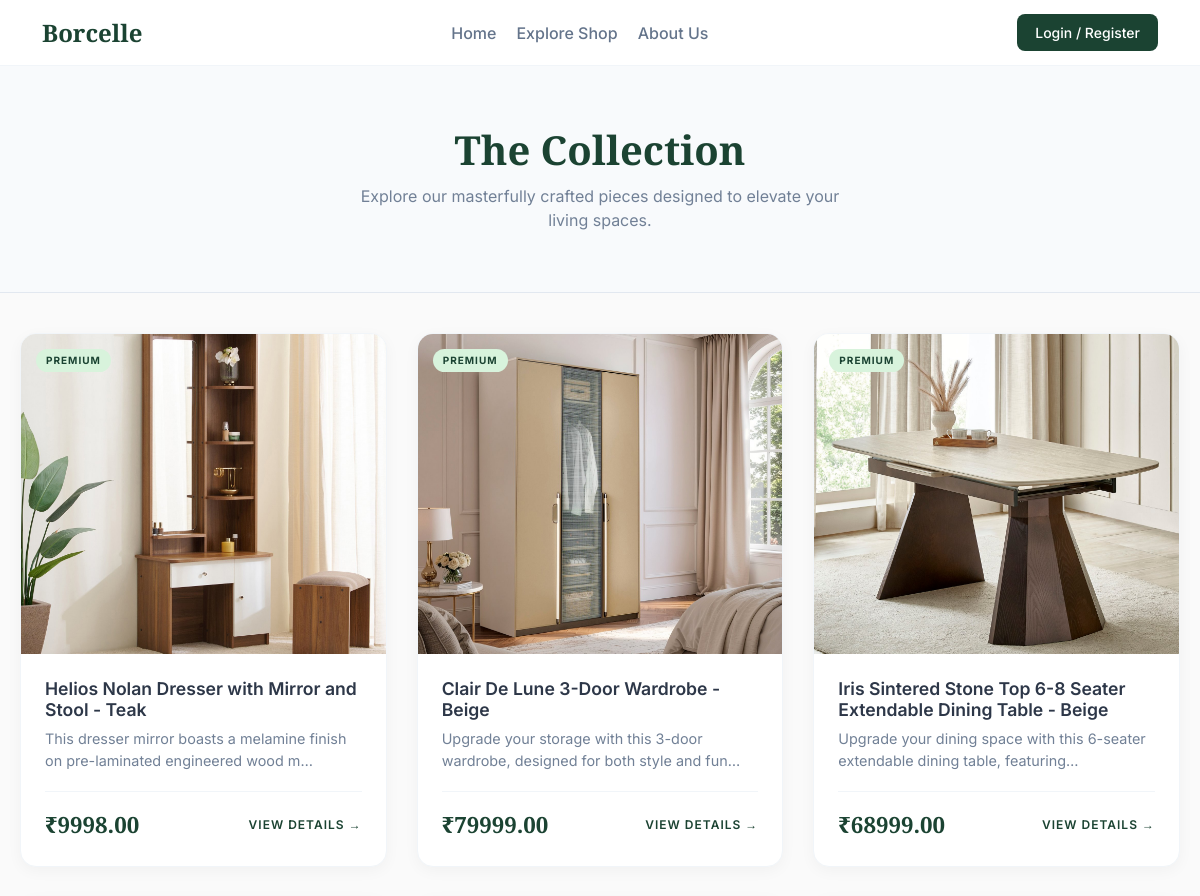
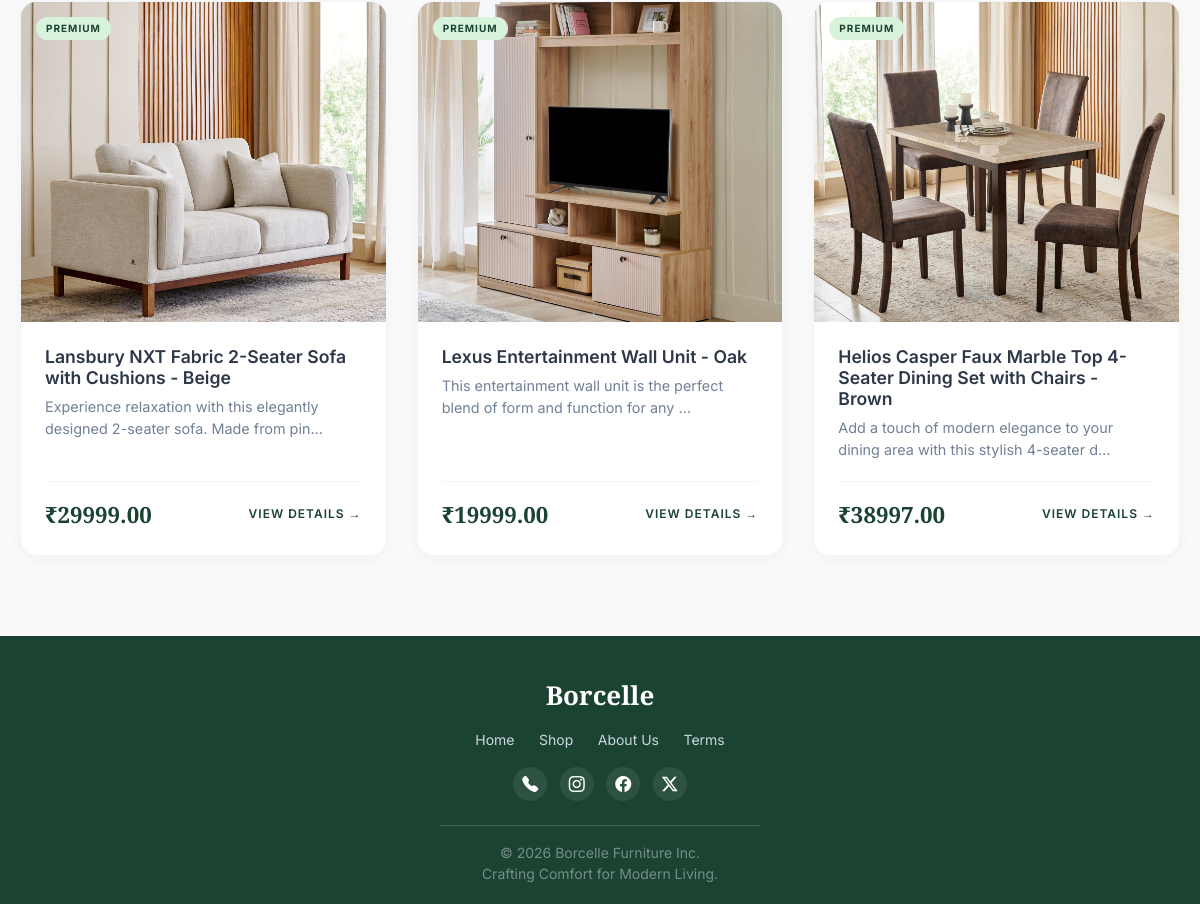
Screenshot of /guestproducts/ with the database file from the repository (2 pictures, top to bottom).
### adminApp/models.py (models this page shows)
class Product(models.Model):
    ProductId = models.AutoField(primary_key=True)
    ProductName = models.CharField(max_length=200)
    ProductDescription = models.TextField()
    ProductImage = models.ImageField(upload_to='products/', null=True, blank=True)
    ProductPrice = models.DecimalField(max_digits=10, decimal_places=2)
    stock = models.IntegerField(default=0)
    category = models.ForeignKey(Category, on_delete=models.CASCADE, related_name='products')

### guestApp/views.py (the view)
def productsList(request):
    product_details = Product.objects.all()
    return render(request, 'Guest/products.html', {
        'product_details': product_details,
        'action': 'list'
    })

### templates/Guest/products.html (shortened to what this page needs)
{% extends "guestHeaderFooter.html" %}
{% block content %}
{% if action == 'list' %}
<div class="guest-shop-header">
  <h1>The Collection</h1>
  <p>Explore our masterfully crafted pieces designed to elevate your living spaces.</p>
</div>
{% if product_details %}
<div class="guest-product-grid">
 {% for product in product_details %}
    <a href="{% url 'login' %}" class="g-prod-card" style="text-decoration: none; color: inherit;">
        <div class="g-prod-img">
            <div class="g-prod-badge">Premium</div>
            <img src="{{ product.ProductImage.url }}" alt="{{ product.ProductName }}">
        </div>
        <div class="g-prod-info">
            <h3>{{ product.ProductName }}</h3>
            <p>{{ product.ProductDescription|truncatechars:80 }}</p>
            <div class="g-prod-footer">
                <div class="g-prod-price">₹{{ product.ProductPrice }}</div>
                <div class="g-prod-btn">View Details &rarr;</div>
            </div>
        </div>
    </a>
{% endfor %}
</div>
{% else %}
<div class="empty-state">
  <h3>No products available currently.</h3>
  <p>Please check back later as we update our collection.</p>
</div>
{% endif %}
{% endif %}
{% endblock %}

### templates/guestHeaderFooter.html (style rules this page uses)
:root { --b-green: #1b4332; --nav-text: #64748b; }
body { font-family: 'Inter', sans-serif; background: #fafafa; min-height: 100vh; display: flex; flex-direction: column; margin: 0; }

### templates/Guest/products.html (style rules this page uses)
.guest-shop-header { text-align: center; padding: 60px 20px; background: #f8fafc; border-bottom: 1px solid #e2e8f0; margin-bottom: 40px; }
.guest-shop-header h1 { font-family: 'Playfair Display', serif; font-size: 2.5rem; color: #1b4332; font-weight: 700; margin-bottom: 10px; }
.guest-shop-header p { color: #718096; max-width: 500px; margin: 0 auto; }
.guest-product-grid { padding: 0 20px 80px; display: grid; grid-template-columns: repeat(auto-fill, minmax(280px, 1fr)); gap: 30px; max-width: 1200px; margin: 0 auto; }
.g-prod-card { background: #fff; border-radius: 16px; overflow: hidden; box-shadow: 0 4px 15px rgba(0,0,0,0.04); border: 1px solid #f1f5f9; display: flex; flex-direction: column; text-decoration: none; transition: transform 0.3s, box-shadow 0.3s; }
.g-prod-img { height: 320px; background: #f8fafc; overflow: hidden; position: relative; }
.g-prod-img img { width: 100%; height: 100%; object-fit: cover; transition: transform 0.6s ease; }
.g-prod-badge { position: absolute; top: 15px; left: 15px; background: #d8f3dc; color: #1b4332; font-size: 10px; font-weight: 700; padding: 4px 10px; border-radius: 20px; text-transform: uppercase; letter-spacing: 1px; }
.g-prod-info { padding: 24px; flex: 1; display: flex; flex-direction: column; }
.g-prod-info h3 { font-size: 1.1rem; color: #2d3748; font-weight: 600; margin-bottom: 8px; }
.g-prod-info p { font-size: 0.9rem; color: #718096; flex: 1; margin-bottom: 20px; line-height: 1.5; }
.g-prod-footer { display: flex; justify-content: space-between; align-items: center; border-top: 1px solid #f1f5f9; padding-top: 16px; }
.g-prod-price { font-family: 'Playfair Display', serif; font-size: 1.4rem; font-weight: 700; color: #1b4332; }
.g-prod-btn { font-size: 12px; font-weight: 600; color: #1b4332; text-transform: uppercase; letter-spacing: 1px; }

### rows the page displays
Product: ProductImage (picture), ProductName "Helios Nolan Dresser with Mirror and Stool - Teak", ProductDescription "This dresser mirror boasts a melamine finish on pre-laminated engineered wood m…", ProductPrice "9998.00"
Product: ProductImage (picture), ProductName "Clair De Lune 3-Door Wardrobe - Beige", ProductDescription "Upgrade your storage with this 3-door wardrobe, designed for both style and fun…", ProductPrice "79999.00"
Product: ProductImage (picture), ProductName "Iris Sintered Stone Top 6-8 Seater Extendable Dining Table - Beige", ProductDescription "Upgrade your dining space with this 6-seater extendable dining table, featuring…", ProductPrice "68999.00"
Product: ProductImage (picture), ProductName "Lansbury NXT Fabric 2-Seater Sofa with Cushions - Beige", ProductDescription "Experience relaxation with this elegantly designed 2-seater sofa. Made from pin…", ProductPrice "29999.00"
Product: ProductImage (picture), ProductName "Lexus Entertainment Wall Unit - Oak", ProductDescription "This entertainment wall unit is the perfect blend of form and function for any …", ProductPrice "19999.00"
Product: ProductImage (picture), ProductName "Helios Casper Faux Marble Top 4-Seater Dining Set with Chairs - Brown", ProductDescription "Add a touch of modern elegance to your dining area with this stylish 4-seater d…", ProductPrice "38997.00"
